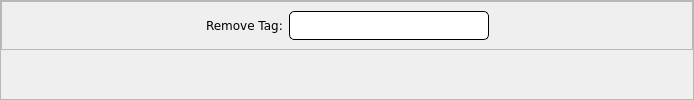
            <widget class="QWidget" name="topOptions_3" native="true">
             <layout class="QHBoxLayout" name="horizontalLayout_26">
              <property name="spacing">
               <number>0</number>
              </property>
              <property name="leftMargin">
               <number>0</number>
              </property>
              <property name="topMargin">
               <number>0</number>
              </property>
              <property name="rightMargin">
               <number>0</number>
              </property>
              <property name="bottomMargin">
               <number>0</number>
              </property>
              <item>
               <widget class="QFrame" name="frame_5">
                <property name="frameShape">
                 <enum>QFrame::StyledPanel</enum>
                </property>
                <property name="frameShadow">
                 <enum>QFrame::Raised</enum>
                </property>
                <layout class="QVBoxLayout" name="verticalLayout_15">
                 <property name="spacing">
                  <number>0</number>
                 </property>
                 <property name="leftMargin">
                  <number>0</number>
                 </property>
                 <property name="topMargin">
                  <number>0</number>
                 </property>
                 <property name="rightMargin">
                  <number>0</number>
                 </property>
                 <property name="bottomMargin">
                  <number>0</number>
                 </property>
                 <item>
                  <widget class="QFrame" name="frame_6">
                   <property name="frameShape">
                    <enum>QFrame::StyledPanel</enum>
                   </property>
                   <property name="frameShadow">
                    <enum>QFrame::Raised</enum>
                   </property>
                   <layout class="QHBoxLayout" name="horizontalLayout_27">
                    <property name="spacing">
                     <number>0</number>
                    </property>
                    <property name="leftMargin">
                     <number>0</number>
                    </property>
                    <property name="topMargin">
                     <number>0</number>
                    </property>
                    <property name="rightMargin">
                     <number>0</number>
                    </property>
                    <property name="bottomMargin">
                     <number>0</number>
                    </property>
                    <item>
                     <widget class="QWidget" name="widgetTag_2" native="true">
                      <property name="sizePolicy">
                       <sizepolicy hsizetype="Preferred" vsizetype="Preferred">
                        <horstretch>0</horstretch>
                        <verstretch>0</verstretch>
                       </sizepolicy>
                      </property>
                      <layout class="QHBoxLayout" name="horizontalLayout_28">
                       <item>
                        <spacer name="horizontalSpacer_32">
                         <property name="orientation">
                          <enum>Qt::Horizontal</enum>
                         </property>
                         <property name="sizeHint" stdset="0">
                          <size>
                           <width>195</width>
                           <height>20</height>
                          </size>
                         </property>
                        </spacer>
                       </item>
                       <item>
                        <widget class="QLabel" name="labelTag_2">
                         <property name="font">
                          <font>
                           <family>Verdana</family>
                          </font>
                         </property>
                         <property name="text">
                          <string>Remove Tag:</string>
                         </property>
                        </widget>
                       </item>
                       <item>
                        <widget class="QLineEdit" name="lineEditTag_2">
                         <property name="minimumSize">
                          <size>
                           <width>200</width>
                           <height>0</height>
                          </size>
                         </property>
                         <property name="maximumSize">
                          <size>
                           <width>150</width>
                           <height>16777215</height>
                          </size>
                         </property>
                         <property name="font">
                          <font>
                           <family>Verdana</family>
                          </font>
                         </property>
                         <property name="styleSheet">
                          <string notr="true">background-color: rgb(255, 255, 255);
padding: 5px;
border: 1px solid;
border-radius: 5px</string>
                         </property>
                        </widget>
                       </item>
                       <item>
                        <spacer name="horizontalSpacer_42">
                         <property name="orientation">
                          <enum>Qt::Horizontal</enum>
                         </property>
                         <property name="sizeHint" stdset="0">
                          <size>
                           <width>194</width>
                           <height>20</height>
                          </size>
                         </property>
                        </spacer>
                       </item>
                      </layout>
                     </widget>
                    </item>
                    <item>
                     <widget class="QWidget" name="widget_4" native="true">
                      <layout class="QVBoxLayout" name="verticalLayout_16">
                       <property name="spacing">
                        <number>0</number>
                       </property>
                       <property name="leftMargin">
                        <number>0</number>
                       </property>
                       <property name="topMargin">
                        <number>0</number>
                       </property>
                       <property name="rightMargin">
                        <number>0</number>
                       </property>
                       <property name="bottomMargin">
                        <number>0</number>
                       </property>
                      </layout>
                     </widget>
                    </item>
                   </layout>
                  </widget>
                 </item>
                 <item alignment="Qt::AlignHCenter|Qt::AlignVCenter">
                  <widget class="QLabel" name="labelInfoTag_2">
                   <property name="minimumSize">
                    <size>
                     <width>100</width>
                     <height>0</height>
                    </size>
                   </property>
                   <property name="maximumSize">
                    <size>
                     <width>600</width>
                     <height>16777215</height>
                    </size>
                   </property>
                   <property name="font">
                    <font>
                     <family>Verdana</family>
                    </font>
                   </property>
                   <property name="styleSheet">
                    <string notr="true">padding-top: 5px;</string>
                   </property>
                   <property name="text">
                    <string/>
                   </property>
                   <property name="alignment">
                    <set>Qt::AlignBottom|Qt::AlignLeading|Qt::AlignLeft</set>
                   </property>
                   <property name="wordWrap">
                    <bool>false</bool>
                   </property>
                  </widget>
                 </item>
                </layout>
               </widget>
              </item>
             </layout>
            </widget>
